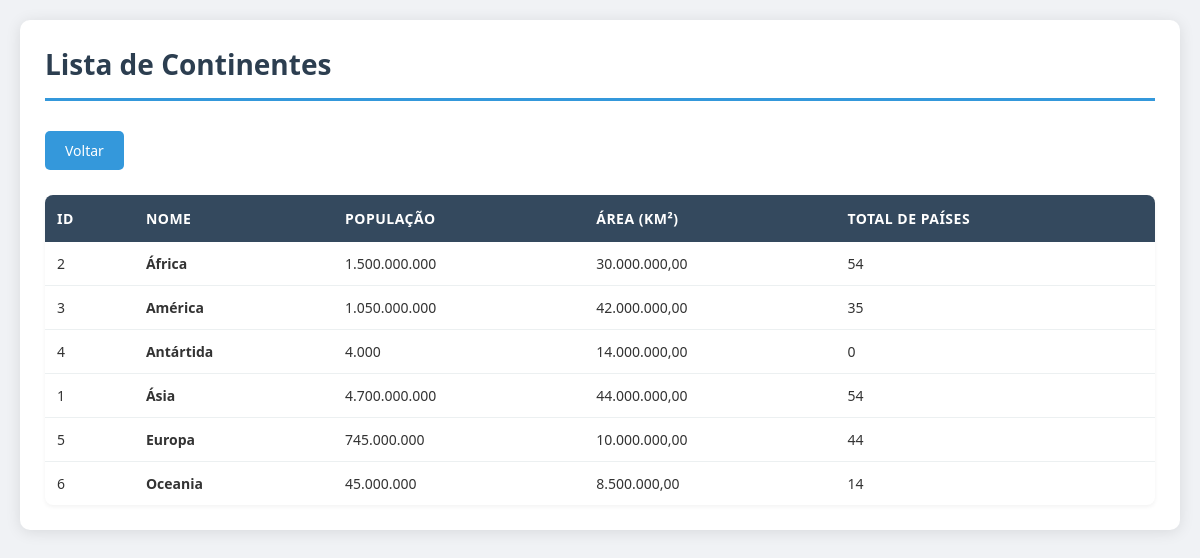
/continentes/listar.php, run on the app's committed database.
### tables this page shows
CREATE TABLE Continentes(
	pk_continente INT PRIMARY KEY AUTO_INCREMENT,
    nome VARCHAR(90) NOT NULL UNIQUE,
    populacao BIGINT NOT NULL,
    area DECIMAL(15,2) NOT NULL,
    total_paises INT NOT NULL
);

### src/continentes/listar.php (the view, shortened to what this page needs)
<?php
include '../config.php';
$isAdmin = ($_SESSION['tipo'] ?? '') === 'A';
$continentes = $pdo->query("SELECT * FROM Continentes ORDER BY nome")->fetchAll();
?>
<!DOCTYPE html>
<html lang="pt-BR">
<head>
    <link rel="stylesheet" href="../style.css">
</head>
<body>
    <div class="container">
        <h1>Lista de Continentes</h1>
        <div class="actions">
            <a href="../index.php" class="btn">Voltar</a>
        </div>
        <table>
            <thead>
                <tr>
                    <th>ID</th>
                    <th>Nome</th>
                    <th>População</th>
                    <th>Área (km²)</th>
                    <th>Total de Países</th>
                </tr>
            </thead>
            <tbody>
                <?php if(count($continentes) > 0): ?>
                    <?php foreach($continentes as $c): ?>
                    <tr>
                        <td><?= $c['pk_continente'] ?></td>
                        <td><strong><?= htmlspecialchars($c['nome']) ?></strong></td>
                        <td><?= number_format($c['populacao'], 0, ',', '.') ?></td>
                        <td><?= number_format($c['area'], 2, ',', '.') ?></td>
                        <td><?= $c['total_paises'] ?></td>
                    </tr>
                    <?php endforeach; ?>
                <?php else: ?>
                    <tr>
                        <td colspan="<?= $isAdmin ? 6 : 5 ?>" style="text-align: center;">Nenhum continente cadastrado</td>
                    </tr>
                <?php endif; ?>
            </tbody>
        </table>
    </div>
</body>
</html>

### src/style.css (style rules this page uses)
* { margin: 0; padding: 0; box-sizing: border-box; }
body { font-family: 'Segoe UI', Tahoma, Geneva, Verdana, sans-serif; background: #f0f2f5; padding: 20px; color: #333; }
.container { max-width: 1200px; margin: 0 auto; background: white; padding: 25px; border-radius: 10px; box-shadow: 0 2px 15px rgba(0, 0, 0, 0.1); }
h1 { color: #2c3e50; margin-bottom: 25px; padding-bottom: 15px; border-bottom: 3px solid #3498db; font-size: 28px; }
.actions { display: flex; gap: 10px; margin-bottom: 20px; flex-wrap: wrap; }
.btn { display: inline-block; padding: 10px 20px; margin: 5px 5px 5px 0; background: #3498db; color: white; text-decoration: none; border-radius: 5px; border: none; cursor: pointer; font-size: 14px; transition: all 0.3s ease; font-weight: 500; }
table { width: 100%; border-collapse: collapse; margin-top: 20px; background: white; box-shadow: 0 2px 4px rgba(0, 0, 0, 0.05); border-radius: 8px; overflow: hidden; }
thead { background: #34495e; color: white; }
th { padding: 14px 12px; text-align: left; font-weight: 600; font-size: 14px; text-transform: uppercase; letter-spacing: 0.5px; }
td { padding: 12px; border-bottom: 1px solid #ecf0f1; font-size: 14px; }
tbody tr:last-child td { border-bottom: none; }

### data on the page
continentes: pk_continente "2", nome "África", populacao "1.500.000.000", area "30.000.000,00", total_paises "54"
continentes: pk_continente "3", nome "América", populacao "1.050.000.000", area "42.000.000,00", total_paises "35"
continentes: pk_continente "4", nome "Antártida", populacao "4.000", area "14.000.000,00", total_paises "0"
continentes: pk_continente "1", nome "Ásia", populacao "4.700.000.000", area "44.000.000,00", total_paises "54"
continentes: pk_continente "5", nome "Europa", populacao "745.000.000", area "10.000.000,00", total_paises "44"
continentes: pk_continente "6", nome "Oceania", populacao "45.000.000", area "8.500.000,00", total_paises "14"
